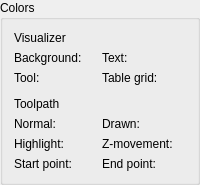
         <widget class="QGroupBox" name="grpColors">
          <property name="title">
           <string>Colors</string>
          </property>
          <layout class="QVBoxLayout" name="verticalLayout_7">
           <item>
            <layout class="QGridLayout" name="gridLayout_6" columnstretch="0,0,0,0">
             <item row="7" column="2">
              <widget class="QLabel" name="label_20">
               <property name="text">
                <string>Z-movement:</string>
               </property>
              </widget>
             </item>
             <item row="5" column="0">
              <widget class="QLabel" name="label_21">
               <property name="text">
                <string>Toolpath</string>
               </property>
               <property name="wordWrap">
                <bool>true</bool>
               </property>
              </widget>
             </item>
             <item row="7" column="3">
              <widget class="ColorPicker" name="clpToolpathZMovementColor" native="true"/>
             </item>
             <item row="2" column="0">
              <widget class="QLabel" name="label_24">
               <property name="text">
                <string>Background:</string>
               </property>
              </widget>
             </item>
             <item row="7" column="1">
              <widget class="ColorPicker" name="clpToolpathHighlightColor" native="true"/>
             </item>
             <item row="8" column="1">
              <widget class="ColorPicker" name="clpToolpathStartColor" native="true"/>
             </item>
             <item row="7" column="0">
              <widget class="QLabel" name="label_25">
               <property name="text">
                <string>Highlight:</string>
               </property>
              </widget>
             </item>
             <item row="8" column="0">
              <widget class="QLabel" name="label_26">
               <property name="text">
                <string>Start point:</string>
               </property>
              </widget>
             </item>
             <item row="8" column="3">
              <widget class="ColorPicker" name="clpToolpathEndColor" native="true"/>
             </item>
             <item row="8" column="2">
              <widget class="QLabel" name="label_27">
               <property name="text">
                <string>End point:</string>
               </property>
              </widget>
             </item>
             <item row="2" column="1">
              <widget class="ColorPicker" name="clpVisualizerBackgroundColor" native="true"/>
             </item>
             <item row="2" column="3">
              <widget class="ColorPicker" name="clpVisualizerTextColor" native="true"/>
             </item>
             <item row="3" column="3">
              <widget class="ColorPicker" name="clpVisualizerTableGridColor" native="true"/>
             </item>
             <item row="1" column="0">
              <widget class="QLabel" name="label_22">
               <property name="text">
                <string>Visualizer</string>
               </property>
              </widget>
             </item>
             <item row="2" column="2">
              <widget class="QLabel" name="label_28">
               <property name="text">
                <string>Text:</string>
               </property>
              </widget>
             </item>
             <item row="3" column="2">
              <widget class="QLabel" name="label_33">
               <property name="text">
                <string>Table grid:</string>
               </property>
              </widget>
             </item>
             <item row="3" column="0">
              <widget class="QLabel" name="label_19">
               <property name="text">
                <string>Tool:</string>
               </property>
              </widget>
             </item>
             <item row="3" column="1">
              <widget class="ColorPicker" name="clpToolColor" native="true"/>
             </item>
             <item row="4" column="0">
              <spacer name="verticalSpacer">
               <property name="orientation">
                <enum>Qt::Orientation::Vertical</enum>
               </property>
               <property name="sizeType">
                <enum>QSizePolicy::Policy::Fixed</enum>
               </property>
               <property name="sizeHint" stdset="0">
                <size>
                 <width>20</width>
                 <height>6</height>
                </size>
               </property>
              </spacer>
             </item>
             <item row="6" column="2">
              <widget class="QLabel" name="label_16">
               <property name="text">
                <string>Drawn:</string>
               </property>
              </widget>
             </item>
             <item row="6" column="3">
              <widget class="ColorPicker" name="clpToolpathDrawnColor" native="true"/>
             </item>
             <item row="6" column="1">
              <widget class="ColorPicker" name="clpToolpathNormalColor" native="true"/>
             </item>
             <item row="6" column="0">
              <widget class="QLabel" name="label_23">
               <property name="text">
                <string>Normal:</string>
               </property>
              </widget>
             </item>
            </layout>
           </item>
          </layout>
         </widget>
